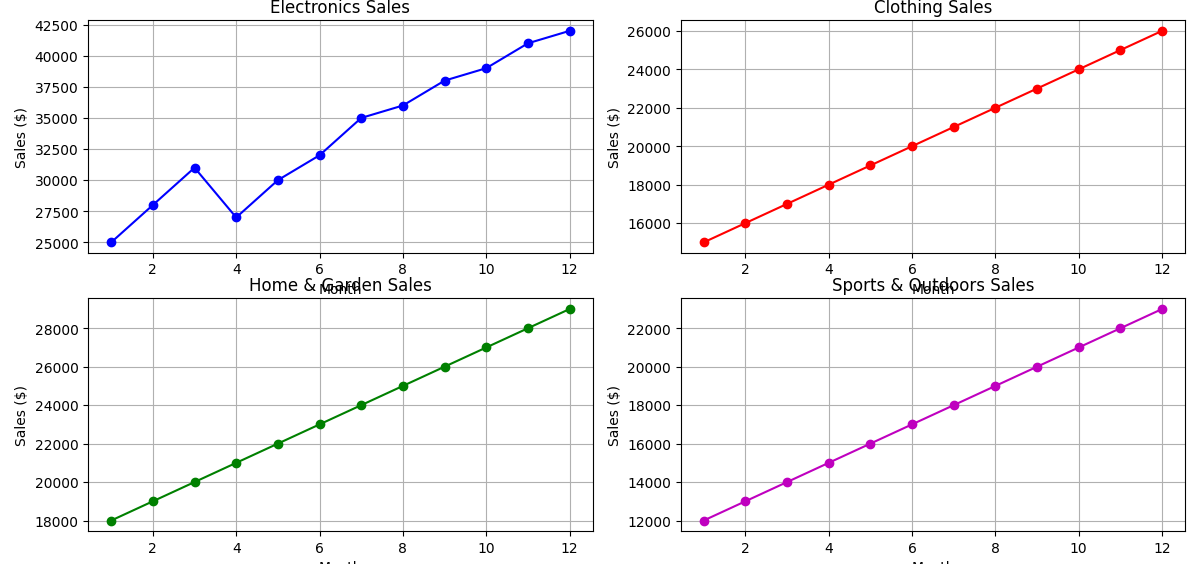

Reproduce this figure in Python.
"""Suppose you're a sales manager for an e-commerce company, and you want to create a figure with subplots to compare the sales performance of different product categories over time. You have sales data for four product categories: Electronics, Clothing, Home & Garden, and Sports & Outdoors. Share your conclusion/analysis.

Input: months = np.arange(1, 13) 

electronics_sales = np.array([25000, 28000, 31000, 27000, 30000, 32000, 35000, 36000, 38000, 39000, 41000, 42000]) 

clothing_sales = np.array([15000, 16000, 17000, 18000, 19000, 20000, 21000, 22000, 23000, 24000, 25000, 26000]) 

home_garden_sales = np.array([18000, 19000, 20000, 21000, 22000, 23000, 24000, 25000, 26000, 27000, 28000, 29000])

 sports_outdoors_sales = np.array([12000, 13000, 14000, 15000, 16000, 17000, 18000, 19000, 20000, 21000, 22000, 23000])"""

import numpy as np
import matplotlib.pyplot as plt

# Data
months = np.arange(1, 13)
electronics_sales = np.array([25000, 28000, 31000, 27000, 30000, 32000, 35000, 36000, 38000, 39000, 41000, 42000])
clothing_sales = np.array([15000, 16000, 17000, 18000, 19000, 20000, 21000, 22000, 23000, 24000, 25000, 26000])
home_garden_sales = np.array([18000, 19000, 20000, 21000, 22000, 23000, 24000, 25000, 26000, 27000, 28000, 29000])
sports_outdoors_sales = np.array([12000, 13000, 14000, 15000, 16000, 17000, 18000, 19000, 20000, 21000, 22000, 23000])

# Create figure with subplots
fig, axs = plt.subplots(2, 2, figsize=(12, 10))

# Plot data
axs[0, 0].plot(months, electronics_sales, marker='o', linestyle='-', color='b')
axs[0, 0].set_title('Electronics Sales')
axs[0, 0].set_xlabel('Month')
axs[0, 0].set_ylabel('Sales ($)')
axs[0, 0].grid(True)

axs[0, 1].plot(months, clothing_sales, marker='o', linestyle='-', color='r')
axs[0, 1].set_title('Clothing Sales')
axs[0, 1].set_xlabel('Month')
axs[0, 1].set_ylabel('Sales ($)')
axs[0, 1].grid(True)

axs[1, 0].plot(months, home_garden_sales, marker='o', linestyle='-', color='g')
axs[1, 0].set_title('Home & Garden Sales')
axs[1, 0].set_xlabel('Month')
axs[1, 0].set_ylabel('Sales ($)')
axs[1, 0].grid(True)

axs[1, 1].plot(months, sports_outdoors_sales, marker='o', linestyle='-', color='m')
axs[1, 1].set_title('Sports & Outdoors Sales')
axs[1, 1].set_xlabel('Month')
axs[1, 1].set_ylabel('Sales ($)')
axs[1, 1].grid(True)

# Adjust layout
plt.tight_layout()
plt.show()
